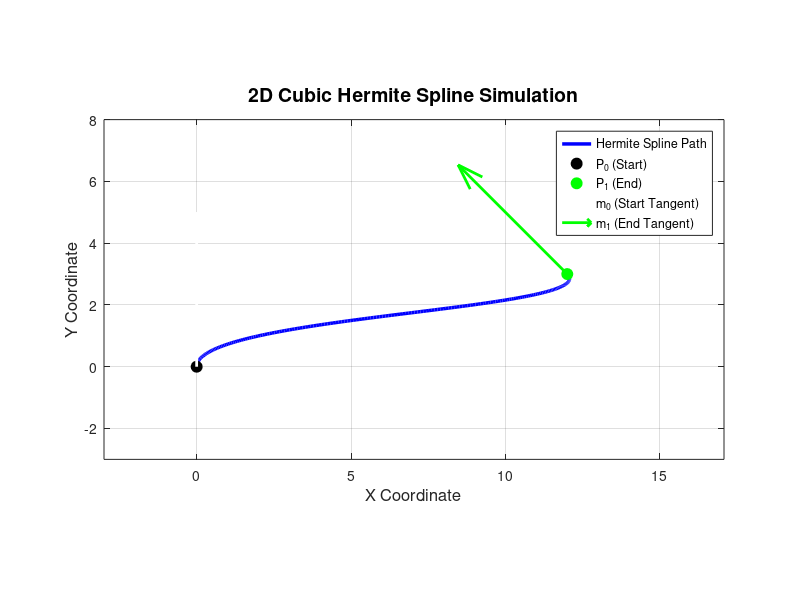

This figure's MATLAB source:
%% 2D Cubic Hermite Spline Parameterization with Shared Tangent Length L
clear; clc; close all;

%Define Input Poses (Positions and Angles in Radians)
x0 = 0;
y0 = 0;
theta0 = deg2rad(90);   % Straight up (North) % Define heading of initial vector in degrees here 

x1 = 12;
y1 = 3;
theta1 = deg2rad(135); % Define heading of final vector in degrees here 

% Single shared tangent magnitude (velocity factor)
L = 5.0; 

% Pre-calculate Trigonometric Components
cos0 = cos(theta0);
sin0 = sin(theta0);
cos1 = cos(theta1);
sin1 = sin(theta1);

%Compute Polynomial Coefficients (ax*t^3 + bx*t^2 + cx*t + dx)
% X-axis coefficients
ax = 2*(x0 - x1) + L*(cos0 + cos1);
bx = 3*(x1 - x0) - L*(2*cos0 + cos1);
cx = L*cos0;
dx = x0;

% Y-axis coefficients
ay = 2*(y0 - y1) + L*(sin0 + sin1);
by = 3*(y1 - y0) - L*(2*sin0 + sin1);
cy = L*sin0;
dy = y0;

%Evaluate the Spline Curve over t = [0, 1]
t = linspace(0, 1, 200); % 200 points for a smooth curve

x_t = ax.*t.^3 + bx.*t.^2 + cx.*t + dx;
y_t = ay.*t.^3 + by.*t.^2 + cy.*t + dy;

%Plot the Results
figure('Color', 'w');
hold on; grid on; box on;

% Plot the generated spline curve
plot(x_t, y_t, 'b-', 'LineWidth', 2.5, 'DisplayName', 'Hermite Spline Path');

% Plot start and end control points
plot(x0, y0, 'ko', 'MarkerFaceColor', 'k', 'MarkerSize', 8, 'DisplayName', 'P_0 (Start)');
plot(x1, y1, 'go', 'MarkerFaceColor', 'g', 'MarkerSize', 8, 'DisplayName', 'P_1 (End)');

% Draw tangent vectors as arrows to visualize orientation
quiver(x0, y0, L*cos0, L*sin0, 0, 'w', 'LineWidth', 2, 'MaxHeadSize', 0.1, 'DisplayName', 'm_0 (Start Tangent)');
quiver(x1, y1, L*cos1, L*sin1, 0, 'g', 'LineWidth', 2, 'MaxHeadSize', 0.1, 'DisplayName', 'm_1 (End Tangent)');

%Formatting the Plot
xlabel('X Coordinate', 'FontSize', 12);
ylabel('Y Coordinate', 'FontSize', 12);
title('2D Cubic Hermite Spline Simulation', 'FontSize', 14);
legend('Location', 'best');
axis equal; % Ensures grid units are square and unskewed

% Extend axes slightly past data bounds for visibility
xlim([min(x_t)-3, max(x_t)+5]);
ylim([min(y_t)-3, max(y_t)+5]);
